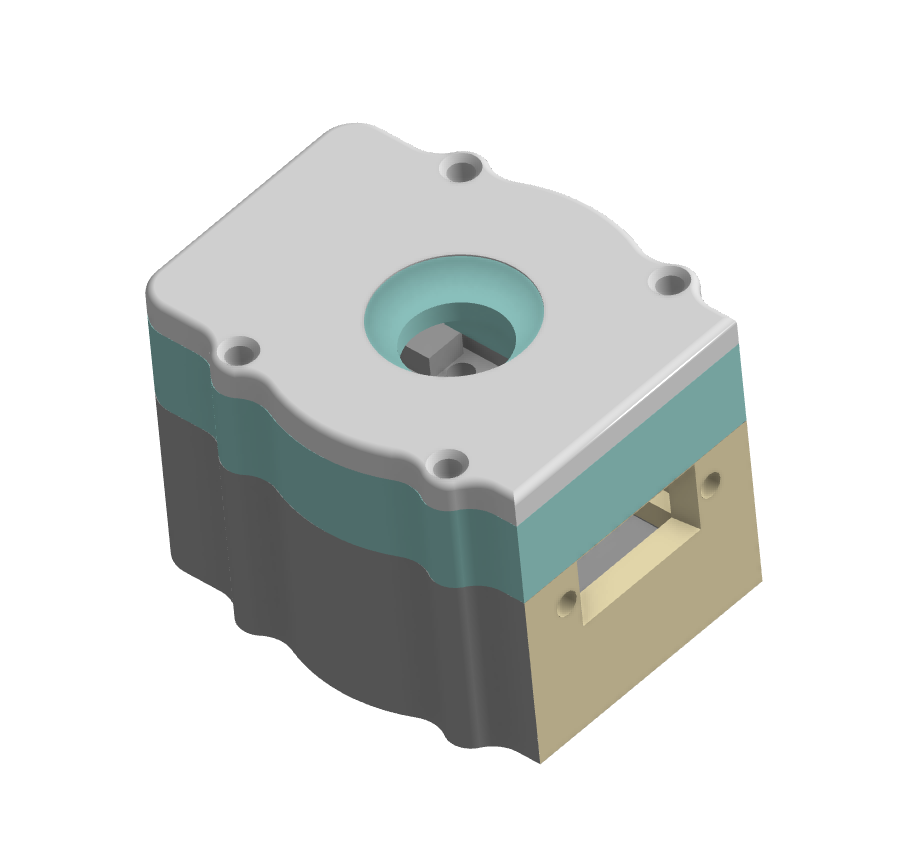
#> input picture Bag1/Design Files/CAD Files/Splat Companion/Splat Companion V1 Reference Image.png, 912 x 852 px
$ python image_to_icon.py '../../../../Bag1/Design Files/CAD Files/Splat Companion/Splat Companion V1 Reference Image.png' out.png
#> lines starting #> are read from the running program, lines starting #| are printed output that depends on the picture
import sys
import colorsys
from PIL import Image

W = 16
H = 16

# pulled straight from lib/leds.py -- base colors only, no _DIM variants
# (brightness is handled by rescaling to the source pixel's own value below)
PALETTE = {
    "RED": (130, 0, 0), "ROSE": (120, 10, 20),
    "ORANGE": (120, 40, 0), "AMBER": (120, 80, 0), "YELLOW": (110, 120, 0),
    "LIME": (50, 210, 0), "GREEN": (0, 230, 0),
    "TEAL": (0, 180, 100), "CYAN": (0, 180, 240), "BLUE": (0, 20, 255),
    "INDIGO": (30, 0, 255), "PURPLE": (50, 0, 250), "MAGENTA": (120, 0, 160),
    "WHITE": (140, 150, 150), "PINK": (200, 80, 120), "PEACH": (180, 120, 30),
    "MINT": (30, 190, 50), "SKY": (60, 150, 250),
}
PALETTE_HSV = {name: colorsys.rgb_to_hsv(*(c/255 for c in rgb)) for name, rgb in PALETTE.items()}

V_FLOOR = 0.04  # basically-black source pixels just go off, don't hue-match noise
S_FLOOR = 0.12  # near-gray source pixels -- hue is meaningless, treat as white

def hue_dist(h1, h2):
    d = abs(h1 - h2)
    return min(d, 1 - d)

def snap(rgb):
    r, g, b = (c / 255 for c in rgb)
    h, s, v = colorsys.rgb_to_hsv(r, g, b)
    if v < V_FLOOR:
        return (0, 0, 0)
    name = "WHITE" if s < S_FLOOR else min(PALETTE_HSV, key=lambda n: hue_dist(h, PALETTE_HSV[n][0]))
    ph, ps, pv = PALETTE_HSV[name]
    if pv <= 0:
        return (0, 0, 0)
    scale = v / pv
    pr, pg, pb = PALETTE[name]
    return (min(255, int(pr * scale)), min(255, int(pg * scale)), min(255, int(pb * scale)))

def convert(path):
    img = Image.open(path).convert("RGBA")
#> img is the input picture: PIL image 912x852 RGBA; mean R, G, B, A 216.7, 219, 217.3, 255
    bg = Image.new("RGBA", img.size, (0, 0, 0, 255))
    img = Image.alpha_composite(bg, img).convert("RGB").resize((W, H), Image.NEAREST)
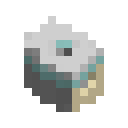
#> img: PIL image 16x16 RGB (shown 8 times larger); mean R, G, B 218.7, 220.1, 218.2
    px = []
    for row in range(H):
        for col in range(W):
            px.append(snap(img.getpixel((col, row))))
#> after the loop, px = 256 items, first 6: (238, 255, 255), (238, 255, 255), (238, 255, 255), (238, 255, 255), (238, 255, 255), (238, 255, 255)
    return px

def preview(px):
    for row in range(H):
        line = ""
        for col in range(W):
            r, g, b = px[row * W + col]
            line += "\x1b[48;2;%d;%d;%dm  \x1b[0m" % (r, g, b)
        print(line)

def write(px, out):
    with open(out, "w") as f:
        f.write("ICON = (\n")
        for row in range(H):
            f.write("    " + ", ".join(str(p) for p in px[row*W:(row+1)*W]) + ",\n")
        f.write(")\n")

if __name__ == "__main__":
    path = sys.argv[1]
    out = sys.argv[2] if len(sys.argv) > 2 else "icon_out.py"
    px = convert(path)
    preview(px)
    write(px, out)
    print("wrote", out)
